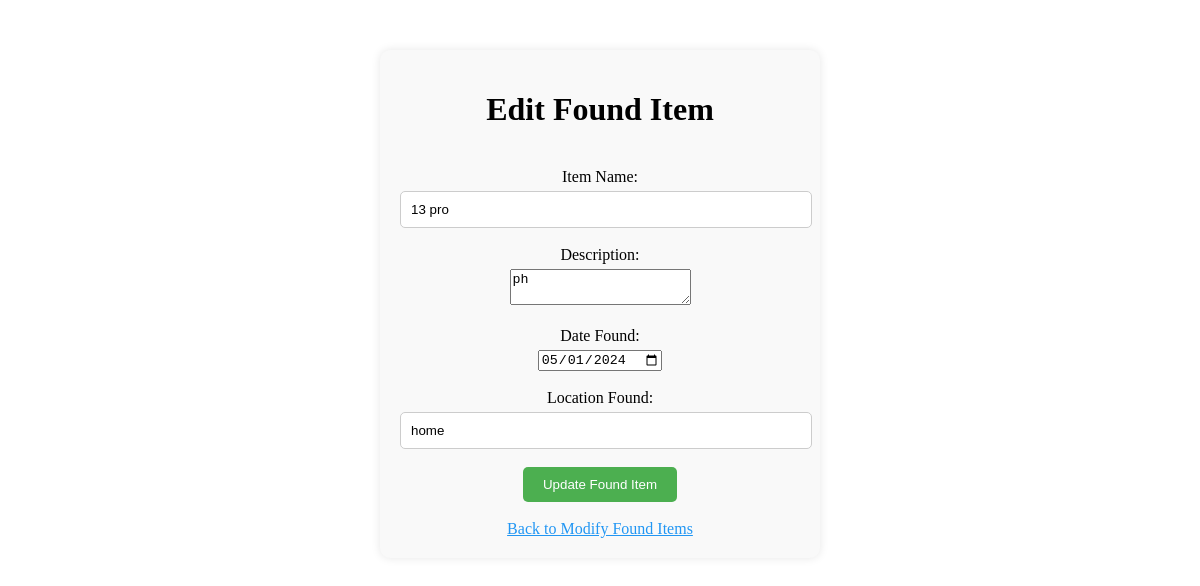
The app's page /edit_found_item.php?id=19 with its own data.
### tables this page shows
CREATE TABLE `founditems` (
  `FoundItemID` int(11) NOT NULL,
  `UserID` int(11) DEFAULT NULL,
  `LostItemID` int(11) DEFAULT NULL,
  `DateFound` date DEFAULT NULL,
  `LocationFound` varchar(100) DEFAULT NULL,
  `ItemName` varchar(100) NOT NULL,
  `Description` varchar(255) NOT NULL,
  `category_id` int(11) NOT NULL
);

### edit_found_item.php (the view, shortened to what this page needs)
<?php
include_once "db_connection.php";
if(isset($_GET['id'])) {
    $item_id = mysqli_real_escape_string($conn, $_GET['id']);
    $sql = "SELECT * FROM FoundItems WHERE FoundItemID = '$item_id'";
    $result = $conn->query($sql);
    if ($result->num_rows > 0) {
        $row = $result->fetch_assoc();
    } else {
        echo "Item not found.";
        exit();
    }
} else {
    echo "Item ID not provided.";
    exit();
}
?>
<!DOCTYPE html>
<html lang="en">
<head>
<link rel="stylesheet" type="text/css" href="sty.css">
</head>
<body>
<div class="container">
    <h1>Edit Found Item</h1>
    <form method="post" action="update_found_item.php">
        <br>
		<label for="item_name">Item Name:</label>
        <input type="text" id="item_name" name="item_name" value="<?php echo $row['ItemName']; ?>" required><br>
        <br>
		<label for="description">Description:</label>
        <textarea id="description" name="description"><?php echo $row['Description']; ?></textarea><br>
        <br>
		<label for="date_found">Date Found:</label>
        <input type="date" id="date_found" name="date_found" value="<?php echo $row['DateFound']; ?>" required><br>
        <br>
		<label for="location_found">Location Found:</label>
        <input type="text" id="location_found" name="location_found" value="<?php echo $row['LocationFound']; ?>" required><br>
        <br>
		<button type="submit">Update Found Item</button>
    </form>
    <br>
    <a href="modify_found_items.php">Back to Modify Found Items</a>
</body>
</html>

### sty.css (style rules this page uses)
.container { max-width: 400px; margin: 50px auto; padding: 20px; text-align: center; background-color: #f9f9f9; border-radius: 10px; box-shadow: 0px 0px 10px rgba(0, 0, 0, 0.1); }
label { display: block; margin-bottom: 5px; }
input[type="text"], input[type="password"] { width: calc(100% - 10px); padding: 10px; border: 1px solid #ccc; border-radius: 5px; }
button { padding: 10px 20px; background-color: #4caf50; color: white; border: none; border-radius: 5px; cursor: pointer; }
a { color: #2196F3; }

### records on screen
founditems: item_name "13 pro", description "ph", date_found "05/01/2024", location_found "home"
